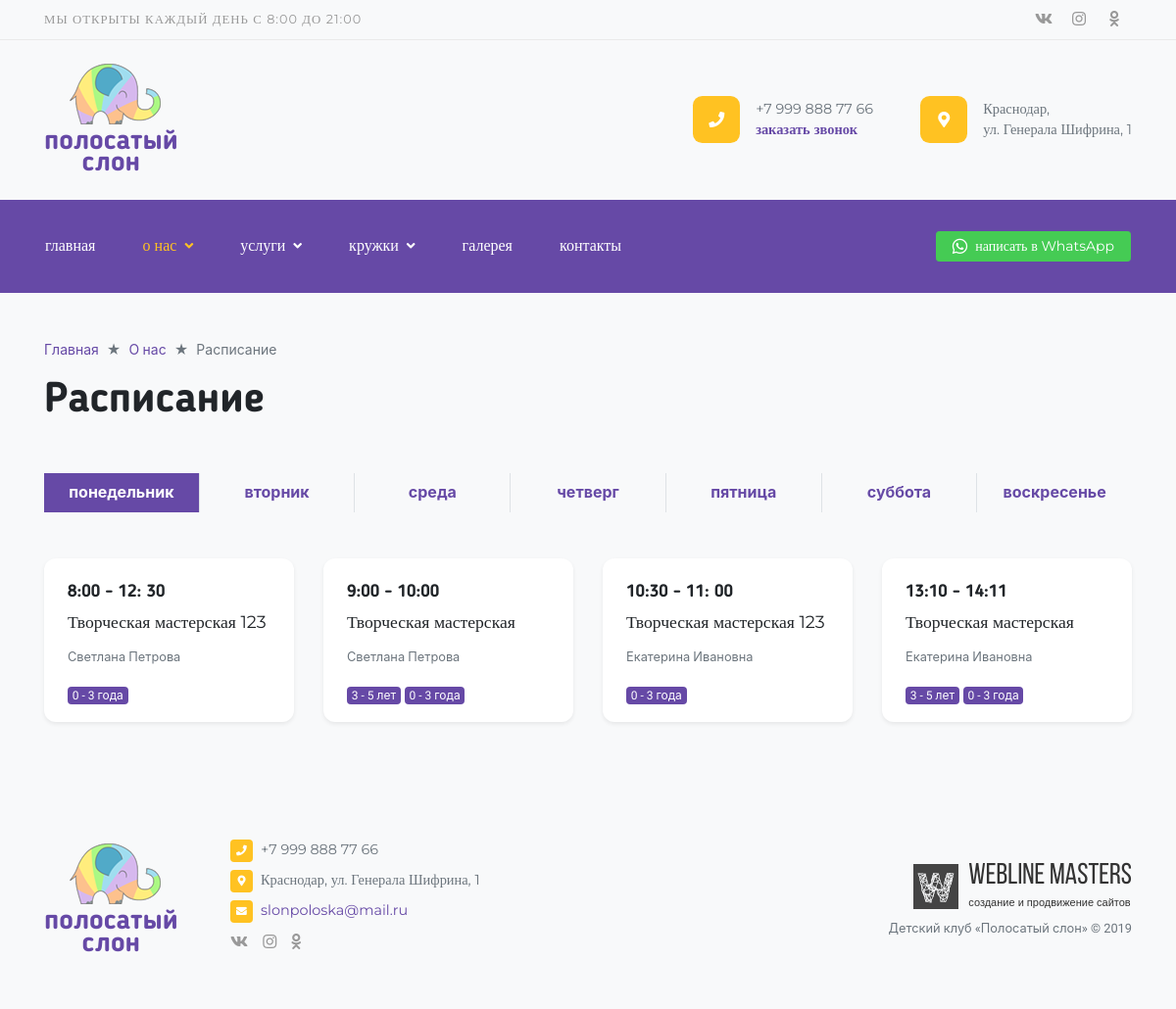
The page /services/schedule/ on the database its author committed.
### contacts/models.py (models this page shows, shortened)
class Social(models.Model):
    name = models.CharField(max_length=250, verbose_name='Название социальной сети')
    short_name = models.CharField(max_length=250, verbose_name='Короткое название')
    link = models.URLField(max_length=250, verbose_name='Ссылка')
    class Meta:
        verbose_name = 'Социальная сеть'
        verbose_name_plural = 'Социальные сети'

class Phone(models.Model):
    phone = models.CharField(max_length=20, verbose_name='Телефон')
    class Meta:
        verbose_name = 'Телефон'
        verbose_name_plural = 'Телефоны'
    def __str__(self):
        return '%s' % self.phone

class Address(models.Model):
    address = models.CharField(max_length=250, verbose_name='Адрес')
    class Meta:
        verbose_name = 'Адрес'
        verbose_name_plural = 'Адреса'
    def __str__(self):
        return '%s' % self.address

class Email(models.Model):
    email = models.CharField(max_length=20, verbose_name='E-mail')
    class Meta:
        verbose_name = 'E-mail'
        verbose_name_plural = 'E-mails'
    def __str__(self):
        return '%s' % self.email

### services/models.py (models this page shows, shortened)
class WeekDay(models.Model):
    name = models.CharField(max_length=250, verbose_name='Название')
    short_name = models.CharField(max_length=250, verbose_name='Короткое название')
    slug_name = models.CharField(max_length=250, verbose_name='Slug название')
    class Meta:
        verbose_name = 'День недели'
        verbose_name_plural = 'Дни недели'

class WeekDayServiceElem(models.Model):
    weekday = models.ForeignKey(WeekDay, on_delete=models.CASCADE, related_name='service_elems', verbose_name='День недели')
    time = models.CharField(max_length=250, verbose_name='Время')
    specialist = models.ForeignKey(Specialist, on_delete=models.CASCADE, related_name='service_elems', verbose_name='Специалист')
    service = models.ForeignKey(Service, on_delete=models.CASCADE, related_name='service_elems', verbose_name='Услуга')
    class Meta:
        verbose_name = 'Услуга в расписании'
        verbose_name_plural = 'Услуги в расписании'

class Service(SEOOptimizable):
    categories = models.ManyToManyField(Category, related_name='services', verbose_name='Категории')
    specialists = models.ManyToManyField(Specialist, related_name='services', verbose_name='Специалисты')
    title = models.CharField(max_length=250, unique=True, verbose_name='Название')
    slug = models.SlugField(max_length=250, verbose_name='Slug', unique=True)
    schedule = models.CharField(max_length=250, verbose_name='График')
    one_lesson_price = models.PositiveIntegerField(verbose_name='Цена одного занятия')
    some_lesson_nmb = models.PositiveIntegerField(verbose_name='Количество занятий')
    some_lesson_price = models.PositiveIntegerField(verbose_name='Цена нескольких занятий')
    text = HTMLField(verbose_name='Текст')
    is_active = models.BooleanField(default=True, verbose_name='Показывать на сайте')
    my_order = models.PositiveIntegerField(default=0, blank=False, null=False, verbose_name='Сортировка')
    class Meta:
        verbose_name = 'Услуга'
        verbose_name_plural = 'Услуги'
        ordering = ['my_order']

class Specialist(models.Model):
    name = models.CharField(max_length=250, verbose_name='Имя')
    about = models.TextField(verbose_name='О специалисте')
    my_order = models.PositiveIntegerField(default=0, blank=False, null=False, verbose_name='Сортировка')
    def get_picture_url(self, filename):
        ext = filename.split('.')[-1]
        filename = '%s.%s' % (self.id, ext)
        return 'images/specialists/%s' % filename
    image = models.ImageField(upload_to=get_picture_url, verbose_name='Фото')
    class Meta:
        verbose_name = 'Специалист'
        verbose_name_plural = 'Специалисты'
        ordering = ['my_order']

class Category(SEOOptimizable):
    title1 = models.CharField(max_length=120, verbose_name='Название (первая строка)')
    title2 = models.CharField(max_length=120, verbose_name='Название (вторая строка)', blank=True, null=True)
    slug = models.SlugField(max_length=250, verbose_name='Slug', unique=True)
    color_prefix = models.CharField(max_length=250, verbose_name='Префикс цвета')
    class Meta:
        verbose_name = 'Категория'
        verbose_name_plural = 'Категории'
        unique_together = ('title1', 'title2')
    def title(self):
        return '%s %s' % (self.title1, self.title2)

class WeekDayArtclassElem(models.Model):
    weekday = models.ForeignKey(WeekDay, on_delete=models.CASCADE, related_name='artclass_elems', verbose_name='День недели')
    time = models.CharField(max_length=250, verbose_name='Время')
    specialist = models.ForeignKey(Specialist, on_delete=models.CASCADE, related_name='artclass_elems', verbose_name='Специалист')
    service = models.ForeignKey(Artclass, on_delete=models.CASCADE, related_name='artclass_elems', verbose_name='Кружок')
    class Meta:
        verbose_name = 'Кружок в расписании'
        verbose_name_plural = 'Кружки в расписании'

class Artclass(SEOOptimizable):
    categories = models.ManyToManyField(Category, related_name='artclasses', verbose_name='Категории')
    specialists = models.ManyToManyField(Specialist, related_name='artclasses', verbose_name='Специалисты')
    title = models.CharField(max_length=250, unique=True, verbose_name='Название')
    slug = models.SlugField(max_length=250, verbose_name='Slug', unique=True)
    schedule = models.CharField(max_length=250, verbose_name='График')
    one_lesson_price = models.PositiveIntegerField(verbose_name='Цена одного занятия')
    some_lesson_nmb = models.PositiveIntegerField(verbose_name='Количество занятий')
    some_lesson_price = models.PositiveIntegerField(verbose_name='Цена нескольких занятий')
    text = HTMLField(verbose_name='Текст')
    is_active = models.BooleanField(default=True, verbose_name='Показывать на сайте')
    my_order = models.PositiveIntegerField(default=0, blank=False, null=False, verbose_name='Сортировка')
    class Meta:
        verbose_name = 'Кружок'
        verbose_name_plural = 'Кружки'
        ordering = ['my_order']

### services/views.py (the view)
# urls.py: path('schedule/', views.ScheduleView.as_view(), name='schedule'),
class ScheduleView(View):
    def get(self, request):
        weekdays = WeekDay.objects.all()
        artclass_elems = WeekDayArtclassElem.objects.all()
        service_elems = WeekDayServiceElem.objects.all()
        weekday_elems = []
        for item in artclass_elems:
            weekday_elems.append(item)
        for item in service_elems:
            weekday_elems.append(item)
        weekday_elems = sorted(weekday_elems, key=lambda weekday: int(''.join(ele for ele in weekday.time if ele.isdigit())))
        context = {
            'weekdays': weekdays,
            'weekday_elems': weekday_elems,
        }
        return render(request, 'services/schedule.html', context)

### templates/services/schedule.html
{% extends 'base.html' %}
{% block content %}
<div class="container pb-4 pb-lg-5">
    <ol class="breadcrumb">
        <li class="breadcrumb-item"><a href="{% url 'index' %}">Главная</a></li>
        <li class="breadcrumb-item"><a href="{% url 'content_startpoint' %}">О нас</a></li>
        <li class="breadcrumb-item active">Расписание</li>
    </ol>
    <h1 class="mt-0 mb-lg-5 mb-4">Расписание</h1>
    <ul class="nav nav-tabs nav-justified" id="WeekTabs" role="tablist">
        {% for weekday in weekdays %}
            <li class="nav-item">
                <a class="nav-link px-0 {% if weekday == weekdays|first %}active{% endif %}" id="home-tab" data-toggle="tab" href="#{{ weekday.slug_name }}" role="tab" aria-controls="{{ weekday.slug_name }}" aria-selected="true"><span class="d-none d-lg-block font-weight-bold">{{ weekday.name }}</span><span class="d-block d-lg-none small">{{ weekday.short_name }}</span></a>
            </li>
        {% endfor %}
    </ul>
    <div class="tab-content pt-5" id="WeekTabsContent">
        {% for weekday in weekdays %}
            <div class="tab-pane fade {% if weekday == weekdays|first %}show active{% endif %}" id="{{ weekday.slug_name }}" role="tabpanel" aria-labelledby="{{ weekday.slug_name }}-tab">
                <div class="row">
                    {% for elem in weekday_elems %}
                        {% if elem.weekday == weekday %}
                            <div class="col-lg-3 col-sm-6">
                                <div class="card mb-4 shadow-sm">
                                    <div class="card-body">
                                        <span class="h5 d-block mt-0">{{ elem.time }}</span>
                                        <h3 class="card-title h5 mt-0 mb-3 d-block font-2 font-weight-normal">{{ elem.service.title }}</h3>
                                        <p class="small text-muted mb-0">{{ elem.specialist.name }}</p>
                                    </div>
                                    <div class="card-footer">
                                        {% for category in elem.service.categories.all %}
                                            <span class="badge badge-primary"> {{ category.title }} </span>
                                        {% endfor %}
                                    </div>
                                </div>
                            </div>
                        {% endif %}
                    {% endfor %}
                </div>
            </div>
        {% endfor %}
    </div>
</div>
{% endblock content %}

### templates/__header.html (shortened to what this page needs)
{% load static %}
{% load flatpages %}
{% get_flatpages as flatpages %}
<div class="bg-light border-bottom border-gray d-none d-lg-block top-bar">
    <div class="container d-flex justify-content-between align-items-center">
        <span class="small mr-auto text-gray text-uppercase font-2 letter-spacing">
            Мы открыты каждый день с 8:00 до 21:00
        </span>
        {% for social in socials %}
            <a href="{{ social.link }}" target="_blank" class="text-gray py-2  {{ social.short_name }}"><i class="fab fa-{{ social.name }}"></i></a>
        {% endfor %}
    </div>
</div>
<div class="bg-light py-4 d-none d-lg-block top-bar-2">
    <div class="container d-flex justify-content-between align-items-center">
        <div class="position-relative text-center logo mr-auto">
            <img src="{% static 'images/logo.png' %}" class="ml-2 mb-2">
            <a href="{% url 'index' %}" class="stretched-link text-lowercase d-block font-3 font-weight-bolder">полосатый<br>слон</a>
        </div>
        <div class="top-contact d-flex justify-content-between align-items-center mr-5">
            <span class="bg-warning text-center rounded-lg mr-3"><i class="fas fa-phone text-white"></i></span>
            <div>
                <p class="text-muted font-2 smaller m-0">{{ phone }}</p>
                <p class="font-2 smaller font-weight-bold m-0"><a href="#" data-toggle="modal" data-target="#CallBackModal">заказать звонок</a></p>
            </div>
        </div>
        <div class="top-contact d-flex justify-content-between align-items-center">
            <span class="bg-warning text-center rounded-lg mr-3"><i class="fas fa-map-marker-alt text-white"></i></span>
            <div>
                <p class="text-muted font-2 smaller m-0 w-10">{{ address|safe }}</p>
            </div>
        </div>
    </div>
</div>
<nav class="navbar navbar-expand-lg navbar-dark bg-primary sticky-top py-lg-4 mb-lg-5 mb-4 py-1">
    <div class="container px-3">
        <div class="collapse navbar-collapse">
            <ul class="navbar-nav mr-auto">
                <li class="nav-item">
                    <a class="nav-link text-lowercase font-2" href="{% url 'index' %}">главная</a>
                </li>
                <li class="nav-item dropdown">
                    <a class="nav-link text-lowercase dropdown-toggle font-2 {% if '/content-startpoint/' in request.path %}active{% endif %}
                                                                             {% if '/schedule/' in request.path %}active{% endif %}
                                                                             {% for page in flatpages %} {% if page.url in request.path %}active{% endif %} {% endfor %}" href="{% url 'content_startpoint' %}">
                        о нас<i class="fas fa-angle-down fa-sm ml-2"></i>
                    </a>
                </li>
                <li class="nav-item dropdown">
                    <a class="nav-link text-lowercase dropdown-toggle font-2 {% if '/services/category/service/' in request.path %}active{% endif %}" href="{% url 'categories' service_type='service' %}">
                        услуги<i class="fas fa-angle-down fa-sm ml-2"></i>
                    </a>
                </li>
                <li class="nav-item dropdown">
                    <a class="nav-link text-lowercase dropdown-toggle font-2  {% if '/services/category/artclass/' in request.path %}active{% endif %}" href="{% url 'categories' service_type='artclass' %}">
                        кружки<i class="fas fa-angle-down fa-sm ml-2"></i>
                    </a>
                </li>
                <li class="nav-item">
                    <a class="nav-link text-lowercase font-2  {% if '/gallery/' in request.path %}active{% endif %}" href="{% url 'gallery' %}">галерея</a>
                </li>
                <li class="nav-item">
                    <a class="nav-link text-lowercase font-2  {% if '/contacts/' in request.path %}active{% endif %}" href="{% url 'contacts' %}">контакты</a>
                </li>
            </ul>
            <span class="navbar-text">
                <a href="https://wa.me/{{ messenger.number }}?text={{ messenger.text }}" target="_blank" class="btn btn-secondary btn-sm text-white font-2 small"><i class="fab fa-whatsapp align-middle mr-2" style="color: #fff; font-size: 1.1rem;"></i><span class="d-none d-xl-inline">написать в </span>WhatsApp</a>
            </span>
        </div>
    </div>
</nav>

### templates/__footer.html
{% load static %}
<footer class="footer bg-light py-4 py-lg-5">
    <div class="container">
        <div class="row d-flex align-items-center">
            <div class="col-lg-2">
                <div class="position-relative d-lg-inline-block d-none text-center logo">
                    <img src="{% static 'images/logo.png' %}" class="ml-2 mb-2">
                    <a href="{% url 'index' %}" class="stretched-link text-lowercase d-block font-3 font-weight-bolder">полосатый<br>слон</a>
                </div>
            </div>
            <div class="col-xl-7 col-lg-6 col-md-6">
                <ul class="list-unstyled">
                    <li class="smaller d-flex justify-content-start align-items-start">
                        <i class="fas fa-phone fa-xs fcm mr-2"></i>
                        <p class="m-0 font-2 text-muted">{{ phone }}</p>
                    </li>
                    <li class="smaller d-flex justify-content-start align-items-start">
                        <i class="fas fa-map-marker-alt fa-xs fcm mr-2"></i>
                        <p class="m-0 font-2 text-muted">{{ address|striptags }}</p>
                    </li>
                    <li class="smaller d-flex justify-content-start align-items-start">
                        <i class="fas fa-envelope fa-xs fcm mr-2"></i>
                        <p class="m-0 font-2 text-muted"><a href="mailto:{{ email }}">{{ email }}</a></p>
                    </li>
                    <li>
                        {% for social in socials %}
                            <a href="{{ social.link }}" target="_blank" class="text-gray {{ social.short_name }}"><i class="fab fa-{{ social.name }}"></i></a>
                        {% endfor %}
                    </li>
                </ul>
            </div>
            <div class="col-xl-3 col-lg-4 col-md-6">
                <a class="devlogo mb-1 mt-4 mt-md-0 ml-md-auto" href="http://wlms.info" target="_blank">
                    <img src="{% static 'images/devlogo.png' %}" alt="...">
                    <div class="devlogo-text">
                        <span>Webline Masters</span>
                        <span>создание и продвижение сайтов</span>
                    </div>
                </a>
                <p class="m-0 text-muted small text-md-right">Детский клуб «Полосатый слон» © 2019</p>
            </div>
        </div>
    </div>
</footer>

### rows shown on the page
Phone: phone "+7 999 888 77 66"
Address: address "Краснодар, ул. Генерала Шифрина, 1"
WeekDay: name "понедельник"
WeekDay: name "вторник"
WeekDay: name "среда"
WeekDay: name "четверг"
WeekDay: name "пятница"
WeekDay: name "суббота"
WeekDay: name "воскресенье"
WeekDayServiceElem: time "8:00 - 12: 30", service "Творческая мастерская 123", specialist.name "Светлана Петрова"
Category: title "0 - 3 года"
WeekDayArtclassElem: time "9:00 - 10:00", service "Творческая мастерская", specialist.name "Светлана Петрова"
Category: title "3 - 5 лет"
WeekDayServiceElem: time "10:30 - 11: 00", service "Творческая мастерская 123", specialist.name "Екатерина Ивановна"
WeekDayArtclassElem: time "13:10 - 14:11", service "Творческая мастерская", specialist.name "Екатерина Ивановна"
Email: email "slonpoloska@mail.ru"
